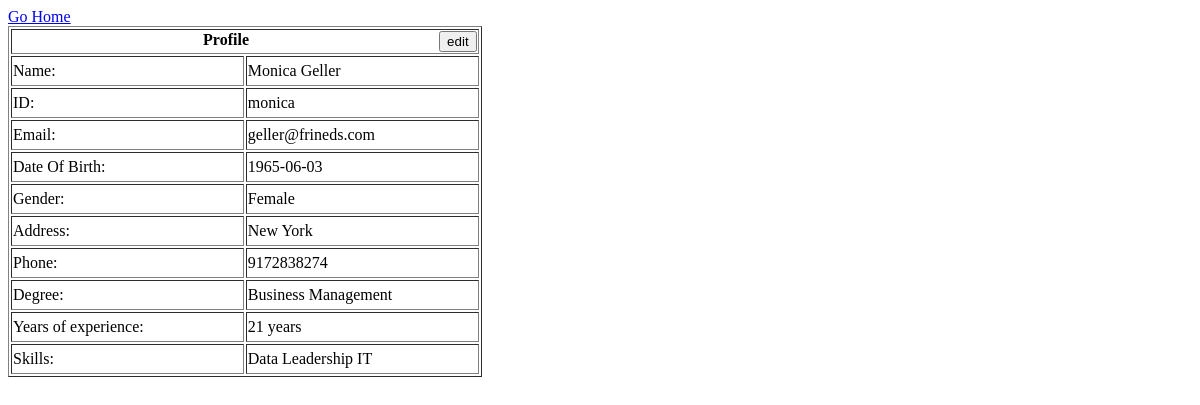
Before: /view/profile.php (signed in) with the older database file.
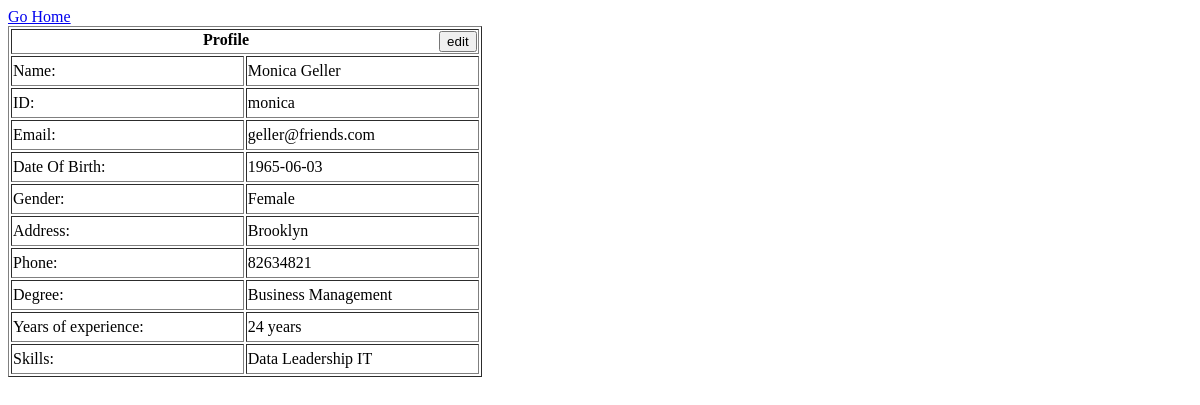
After: the same page with the newer database file.
### tables this page shows
CREATE TABLE `registrationtable` (
  `userID` varchar(50) NOT NULL,
  `pass` varchar(50) NOT NULL,
  `name` varchar(50) NOT NULL,
  `email` varchar(50) NOT NULL,
  `phone` varchar(50) NOT NULL,
  `address` varchar(50) NOT NULL,
  `dob` varchar(50) NOT NULL,
  `gender` varchar(50) NOT NULL,
  `degree` varchar(50) NOT NULL,
  `experience` varchar(50) NOT NULL,
  `skills` varchar(255) NOT NULL
);

### model/regModel.php (called while the page is built, shortened)
<?php
    function fetchData($userid)
    {
        $conn = getconnection();
		$sql = "select * from registrationtable where UserID='{$userid}';";
		$result = mysqli_query($conn, $sql);
		$data = $result->fetch_array();
        return $data;
    }
?>

### view/profile.php (the view, shortened to what this page needs)
<?php
    require_once("../model/regModel.php");
    if(isset($_COOKIE['astatus']) && isset($_SESSION['id']) && isset($_SESSION['pass']))
    {
        $userdata = fetchData($_SESSION['id']);
?>
<html>
    <head>
        <link rel="stylesheet" href="../asset/profileStyle.css">
    </head>
    <body>
        <a href="../view/ahome.php">Go Home</a>
        <table border="1px" style="width:40%">
            <tr><th colspan="2">Profile <div id="editButton"><input type="button" name="edit" id="editb" value="edit" onclick="EditOpt()"/></div></th></tr>
            <tr style="height: 30px;">
                <td style="width: 50%;">Name:</td>
                <td>
                    <div id="namediv">
                        <?php echo $userdata[2]; ?>
                    </div>
                </td>
            </tr>
            <tr style="height: 30px;">
                <td>ID:</td>
                <td><?php echo $userdata[0]; ?></td>
            </tr>
            <tr style="height: 30px;">
                <td>Email:</td>
                <td>
                    <div id="emaildiv">
                        <?php echo $userdata[3]; ?>
                    </div>
                </td>
            </tr>
            <tr style="height: 30px;">
                <td>Date Of Birth:</td>
                <td>
                    <div id="dobdiv">
                        <?php echo $userdata[6]; ?>
                    </div>
                </td>
            </tr>
            <tr style="height: 30px;">
                <td>Gender:</td>
                <td>
                    <div id="genderdiv">
                        <?php echo $userdata[7]; ?>
                    </div>
                </td>
            </tr>
            <tr style="height: 30px;">
                <td>Address:</td>
                <td>
                    <div id="addressdiv">
                        <?php echo $userdata[5]; ?>
                    </div>
                </td>
            </tr>
            <tr style="height: 30px;">
                <td>Phone:</td>
                <td>
                    <div id="phonediv">
                        <?php echo $userdata[4]; ?>
                    </div>
                </td>
            </tr>
            <tr style="height: 30px;">
                <td>Degree:</td>
                <td>
                    <div id="degreediv">
                        <?php echo $userdata[8]; ?>
                    </div>
                </td>
            </tr>
            <tr style="height: 30px;">
                <td>Years of experience:</td>
                <td>
                    <div id="epdiv">
                        <?php echo $userdata[9]; ?>
                    </div>
                    years
                </td>
            </tr>
            <tr style="height: 30px;">
                <td>Skills:</td>
                <td>
                    <div id="skillsdiv">
                        <?php echo $userdata[10]; ?>
                    </div>
                </td>
            </tr>
        </table>
    </body>
</html>
<?php
    }
    else
    {
        echo "Invalid request";
        echo "<br><a href='../view/login.php'>Login</a>";
    }
?>

### asset/profileStyle.css (style rules this page uses)
#editButton { position: relative; float: right; }
#epdiv { display: inline-block; }

Changed rows visible on the page:
changed registrationtable "Monica Geller": email "geller@frineds.com" → "geller@friends.com"; address "New York" → "Brooklyn"; phone "9172838274" → "82634821"; experience "21" → "24"
